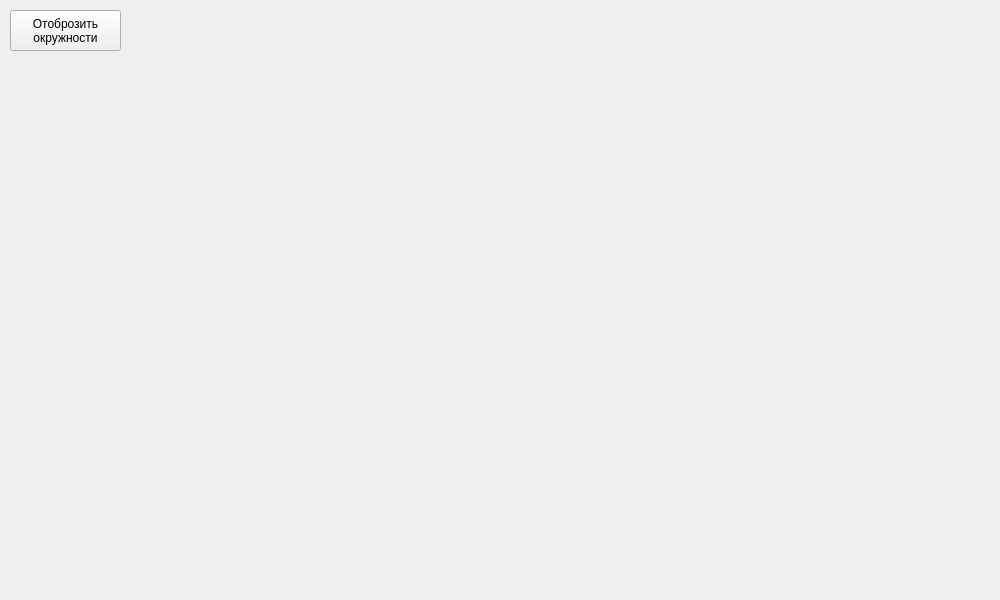
<?xml version="1.0" encoding="UTF-8"?>
<ui version="4.0">
 <class>Form</class>
 <widget class="QWidget" name="Form">
  <property name="geometry">
   <rect>
    <x>0</x>
    <y>0</y>
    <width>1000</width>
    <height>600</height>
   </rect>
  </property>
  <property name="windowTitle">
   <string>Git и желтые окружности</string>
  </property>
  <widget class="QPushButton" name="btn">
   <property name="geometry">
    <rect>
     <x>10</x>
     <y>10</y>
     <width>111</width>
     <height>41</height>
    </rect>
   </property>
   <property name="text">
    <string>Отоброзить
окружности</string>
   </property>
  </widget>
 </widget>
 <resources/>
 <connections/>
</ui>
